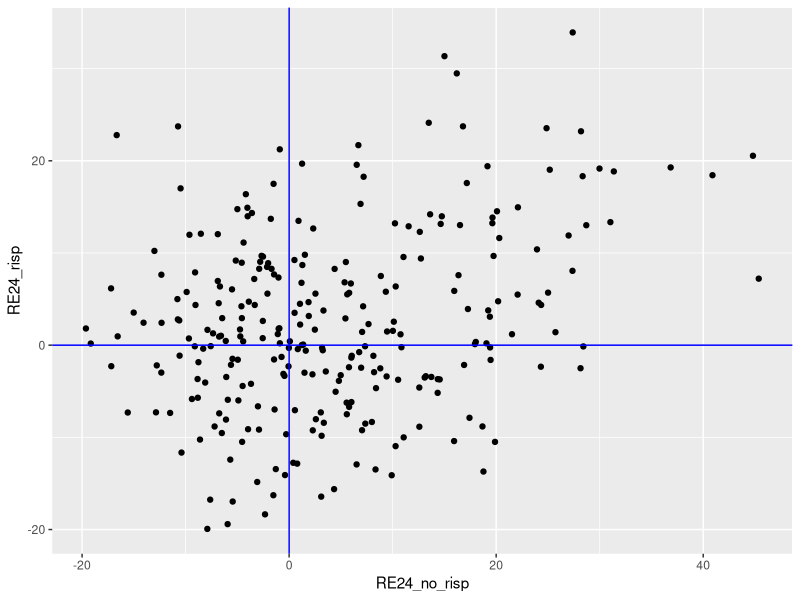

Generate this figure with R: (Note: this script raises an error after producing the figure.)
library(ggplot2)
library(dplyr)

## Read in RE24 --------------------------------------------------------
re24 <- read.csv("RE24.csv")
re24 <- re24[-1]
re24 %>%
  filter(PA >= 300) -> re24_300



## Scatterplot RE24 w/Risp vs w/o RISP ---------------------------------
ggplot(re24_300, aes(RE24_no_risp, RE24_risp)) +
  geom_point() + 
  geom_hline(yintercept = 0, color = "blue") +
  geom_vline(xintercept = 0, color = "blue") -> risp_plot
cor(re24_300$RE24_risp, re24_300$RE24_no_risp)
cor(re24_300$RE24_risp, re24_300$Runs_Start_risp)
cor(re24_300$RE24_no_risp, re24_300$Runs_Start_no_risp)
cor(re24_300$RE24, re24_300$Runs.Start)
cor(re24_300$Runs.Start, re24_300$PA)
cor(re24_300$Runs_Start_risp, re24_300$PA_risp)
cor(re24_300$Runs_Start_no_risp, re24_300$PA_no_risp)


re24_300 %>%
  mutate(RE24_difference = RE24_risp - RE24_no_risp) -> re24_300





## Examining the Data -------------------------------------------------
re24_300 %>%
  arrange(desc(RE24_difference)) %>%
  head()

re24_300 %>%
  arrange(RE24_difference) %>%
  head()

re24_300 %>%
  arrange(desc(RE24_no_risp)) %>%
  head()

re24_300 %>%
  arrange(desc(RE24_risp)) %>%
  head()

re24_300 %>%
  filter(nameLast == "Urshela")



## Adding in Batting Orders ----------------------------------------- 
data2019 %>% 
  group_by(BAT_ID, BAT_LINEUP_ID) %>%  
  summarize(N = n()) %>%  
  arrange(desc(N)) %>%  
  mutate(Batting_order = first(BAT_LINEUP_ID)) -> positions

positions %>%
  select(BAT_ID, Batting_order) %>%
  unique() -> batting_orders

re24_300 %>%
  inner_join(batting_orders, by = "BAT_ID") -> re24_300


re24_300 %>%
  group_by(Batting_order) %>%
  mutate(avg_RE24 = mean(RE24), 
         avg_PA = mean(PA), 
         avg_Runs_Start = mean(Runs.Start),
         avg_RE24_risp = mean(RE24_risp), 
         avg_PA_risp = mean(PA_risp), 
         avg_Runs_Start_risp = mean(Runs_Start_risp),
         avg_RE24_no_risp = mean(RE24_no_risp), 
         avg_PA_no_risp = mean(PA_no_risp), 
         avg_Runs_Start_no_risp = mean(Runs_Start_no_risp),
         avg_RE24_diff = mean(RE24_difference)) %>%
  summarize(N = n(), avg_RE24, avg_PA, avg_Runs_Start, 
            avg_RE24_risp, avg_PA_risp, avg_Runs_Start_risp, 
            avg_RE24_no_risp, avg_PA_no_risp, avg_Runs_Start_no_risp,
            avg_RE24_diff) %>%
  unique() %>%
  as.data.frame() %>%
  mutate_if(is.numeric, round, digits = 2) -> averages_by_batting_order

cor(averages_by_batting_order$avg_RE24, 
    averages_by_batting_order$avg_PA)
cor(averages_by_batting_order$avg_Runs_Start, 
    averages_by_batting_order$avg_PA)
cor(averages_by_batting_order$avg_RE24_risp, 
    averages_by_batting_order$avg_PA_risp)
cor(averages_by_batting_order$avg_Runs_Start_risp, 
    averages_by_batting_order$avg_PA_risp)
cor(averages_by_batting_order$avg_Runs_Start_no_risp, 
    averages_by_batting_order$avg_PA_no_risp)
cor(averages_by_batting_order$avg_RE24_no_risp, 
    averages_by_batting_order$avg_PA_no_risp)
cor(averages_by_batting_order$avg_RE24_diff, 
    averages_by_batting_order$avg_RE24_no_risp)


averages_by_batting_order %>%
  group_by(Batting_order) %>%
  mutate(RE24_per_RS = avg_RE24/avg_Runs_Start,
         RE24_risp_per_RS = avg_RE24_risp/avg_Runs_Start_risp,
         RE24_no_risp_per_RS = avg_RE24_no_risp/avg_Runs_Start_no_risp) %>%
  select(Batting_order, RE24_per_RS, RE24_risp_per_RS, RE24_no_risp_per_RS) %>%
  as.data.frame() %>%
  mutate_if(is.numeric, round, digits = 4) -> re24_rates
  


ggplot(averages_by_batting_order, aes(Batting_order, avg_RE24)) +
  geom_point() +
  geom_hline(yintercept = 0, color = "black") +
  geom_vline(xintercept = 0, color = "black") -> batting_order_plot





## Plotting with Batting Orders ---------------------------------------
ggplot(re24_300, aes(RE24_no_risp, RE24_risp, 
                     color = as.factor(Batting_order))) +
  geom_point() + 
  geom_hline(yintercept = 0, color = "black") +
  geom_vline(xintercept = 0, color = "black") +
  scale_color_manual(breaks = c("1", "2", "3", 
                                "4", "5", "6", 
                                "7", "8", "9"),
                     values=c("red", "orange", "darkmagenta", 
                              "darkgreen", "blue", "turquoise3", 
                              "violet", "sienna", "black")) -> risp_plot
risp_plot

risp_plot %+% subset(re24_300, Batting_order %in% c("3","4"))




## Getting Teams ------------------------------------------------------
Batting %>% filter(yearID == 2019) -> batters_2019

batters_2019 %>%  
  group_by(playerID, stint, teamID, G) %>%  
  summarize() %>% 
  mutate(Team = first(teamID)) %>%
  as.data.frame() -> batters_2019 

batters_2019 %>%
  filter(Team == "NYA", G > 40)

batters_2019 %>%
  filter(playerID == "encared01")



## Batting Order Multipliers ------------------------------------------
avg_rs <- mean(re24_300$Runs.Start)
avg_rs_risp <- mean(re24_300$Runs_Start_risp)
avg_rs_no_risp <- mean(re24_300$Runs_Start_no_risp)

averages_by_batting_order %>%
  group_by(Batting_order) %>%
  mutate(rs_mult = avg_Runs_Start/avg_rs,
         rs_mult_risp = avg_Runs_Start_risp/avg_rs_risp,
         rs_mult_no_risp = avg_Runs_Start_no_risp/avg_rs_no_risp) %>%
  select(Batting_order, rs_mult, rs_mult_risp, rs_mult_no_risp) %>%
  as.data.frame() %>%
  mutate_if(is.numeric, round, digits = 4) -> batting_order_mults








## Function for best batting order -----------------------------------
batters <- re24_300$BAT_ID
for (b in batters) {
  maximize_re24(b)
}



maximize_re24 <- function(batter) {
  
}

test_id <- "urshg001"
orders <- c(1:9)

batter_re24_risp <- re24_300 %>%
  filter(BAT_ID == test_id) %>%
  select(RE24_risp) %>%
  as.numeric()
batter_re24_no_risp <- re24_300 %>%
  filter(BAT_ID == test_id) %>%
  select(RE24_no_risp) %>%
  as.numeric()
batter_rs_risp <- re24_300 %>%
  filter(BAT_ID == test_id) %>%
  select(Runs_Start_risp) %>%
  as.numeric()
batter_rs_no_risp <- re24_300 %>%
  filter(BAT_ID == test_id) %>%
  select(Runs_Start_no_risp) %>%
  as.numeric()
batter_order <- re24_300 %>%
  filter(BAT_ID == test_id) %>%
  select(Batting_order) %>%
  as.numeric()
batter_pa_risp <- re24_300 %>%
  filter(BAT_ID == test_id) %>%
  select(PA_risp) %>%
  as.numeric()
batter_pa_no_risp <- re24_300 %>%
  filter(BAT_ID == test_id) %>%
  select(PA_no_risp) %>%
  as.numeric()

df9 <- data.frame(matrix(nrow = 9, ncol = 2))
for (i in orders){
  df9$X1[i] <- i
  df9$X2[i] <- assign(paste0("new_re24_",i),(batter_re24_risp/batter_rs_risp)*
           (batting_order_mults$rs_mult_risp[i]/batting_order_mults$rs_mult_risp[batter_order])*
           (averages_by_batting_order$avg_Runs_Start_risp[i])*
           (batter_pa_risp/averages_by_batting_order$avg_PA_risp[i]) +
           (batter_re24_no_risp/batter_rs_no_risp)*
           (batting_order_mults$rs_mult_no_risp[i]/batting_order_mults$rs_mult_no_risp[batter_order])*
           (averages_by_batting_order$avg_Runs_Start_no_risp[i])*
           (batter_pa_no_risp/averages_by_batting_order$avg_PA_no_risp[i]))
  df9 <- df9 %>%
    arrange(desc(X2))
}









